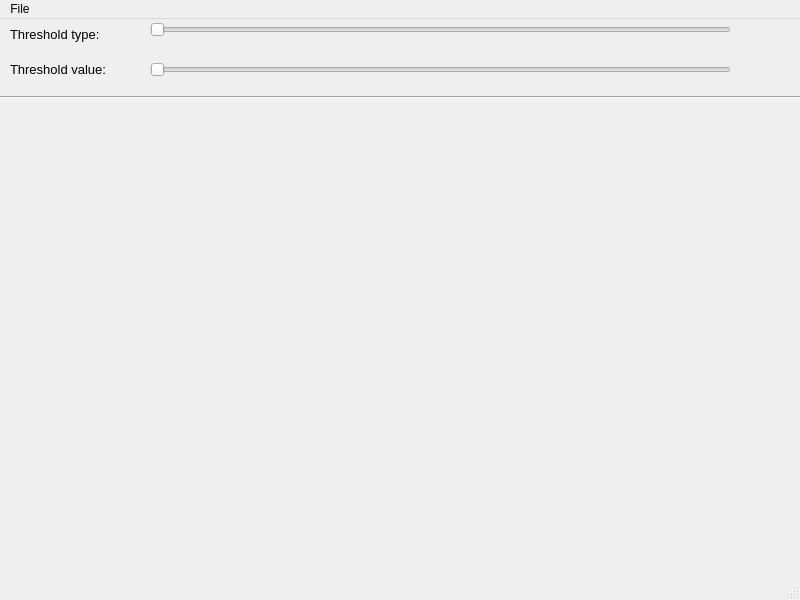
<?xml version="1.0" encoding="UTF-8"?>
<ui version="4.0">
 <class>MainWindow</class>
 <widget class="QMainWindow" name="MainWindow">
  <property name="geometry">
   <rect>
    <x>0</x>
    <y>0</y>
    <width>800</width>
    <height>600</height>
   </rect>
  </property>
  <property name="windowTitle">
   <string>MainWindow</string>
  </property>
  <widget class="QWidget" name="centralwidget">
   <widget class="QLabel" name="type_label">
    <property name="geometry">
     <rect>
      <x>10</x>
      <y>0</y>
      <width>141</width>
      <height>31</height>
     </rect>
    </property>
    <property name="font">
     <font>
      <pointsize>10</pointsize>
     </font>
    </property>
    <property name="text">
     <string>Threshold type:</string>
    </property>
   </widget>
   <widget class="QSlider" name="type_slider">
    <property name="geometry">
     <rect>
      <x>150</x>
      <y>0</y>
      <width>581</width>
      <height>21</height>
     </rect>
    </property>
    <property name="orientation">
     <enum>Qt::Horizontal</enum>
    </property>
   </widget>
   <widget class="QLabel" name="value_label">
    <property name="geometry">
     <rect>
      <x>10</x>
      <y>40</y>
      <width>131</width>
      <height>21</height>
     </rect>
    </property>
    <property name="font">
     <font>
      <pointsize>10</pointsize>
     </font>
    </property>
    <property name="text">
     <string>Threshold value:</string>
    </property>
   </widget>
   <widget class="QSlider" name="horizontalSlider">
    <property name="geometry">
     <rect>
      <x>150</x>
      <y>40</y>
      <width>581</width>
      <height>21</height>
     </rect>
    </property>
    <property name="orientation">
     <enum>Qt::Horizontal</enum>
    </property>
   </widget>
   <widget class="Line" name="line">
    <property name="geometry">
     <rect>
      <x>0</x>
      <y>70</y>
      <width>801</width>
      <height>16</height>
     </rect>
    </property>
    <property name="orientation">
     <enum>Qt::Horizontal</enum>
    </property>
   </widget>
   <widget class="QLabel" name="label">
    <property name="geometry">
     <rect>
      <x>0</x>
      <y>80</y>
      <width>801</width>
      <height>461</height>
     </rect>
    </property>
    <property name="text">
     <string/>
    </property>
   </widget>
  </widget>
  <widget class="QMenuBar" name="menubar">
   <property name="geometry">
    <rect>
     <x>0</x>
     <y>0</y>
     <width>800</width>
     <height>26</height>
    </rect>
   </property>
   <widget class="QMenu" name="menuFile">
    <property name="title">
     <string>File</string>
    </property>
    <addaction name="actionOpen"/>
    <addaction name="actionSave"/>
   </widget>
   <addaction name="menuFile"/>
  </widget>
  <widget class="QStatusBar" name="statusbar"/>
  <action name="actionOpen">
   <property name="text">
    <string>Open</string>
   </property>
   <property name="shortcut">
    <string>Ctrl+O</string>
   </property>
  </action>
  <action name="actionSave">
   <property name="text">
    <string>Save</string>
   </property>
   <property name="shortcut">
    <string>Ctrl+S</string>
   </property>
  </action>
 </widget>
 <resources/>
 <connections/>
</ui>
